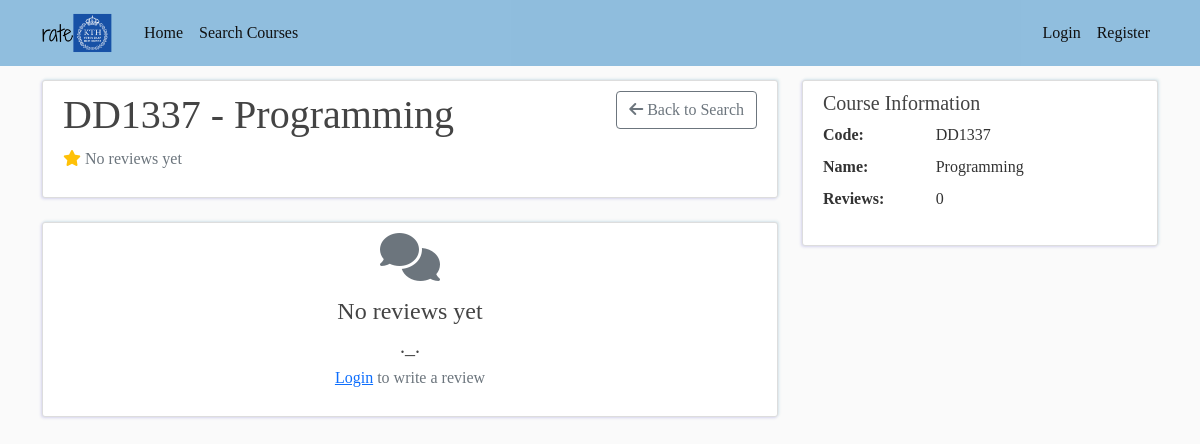
/courses/course/2, run on an earlier commit of the app's database.
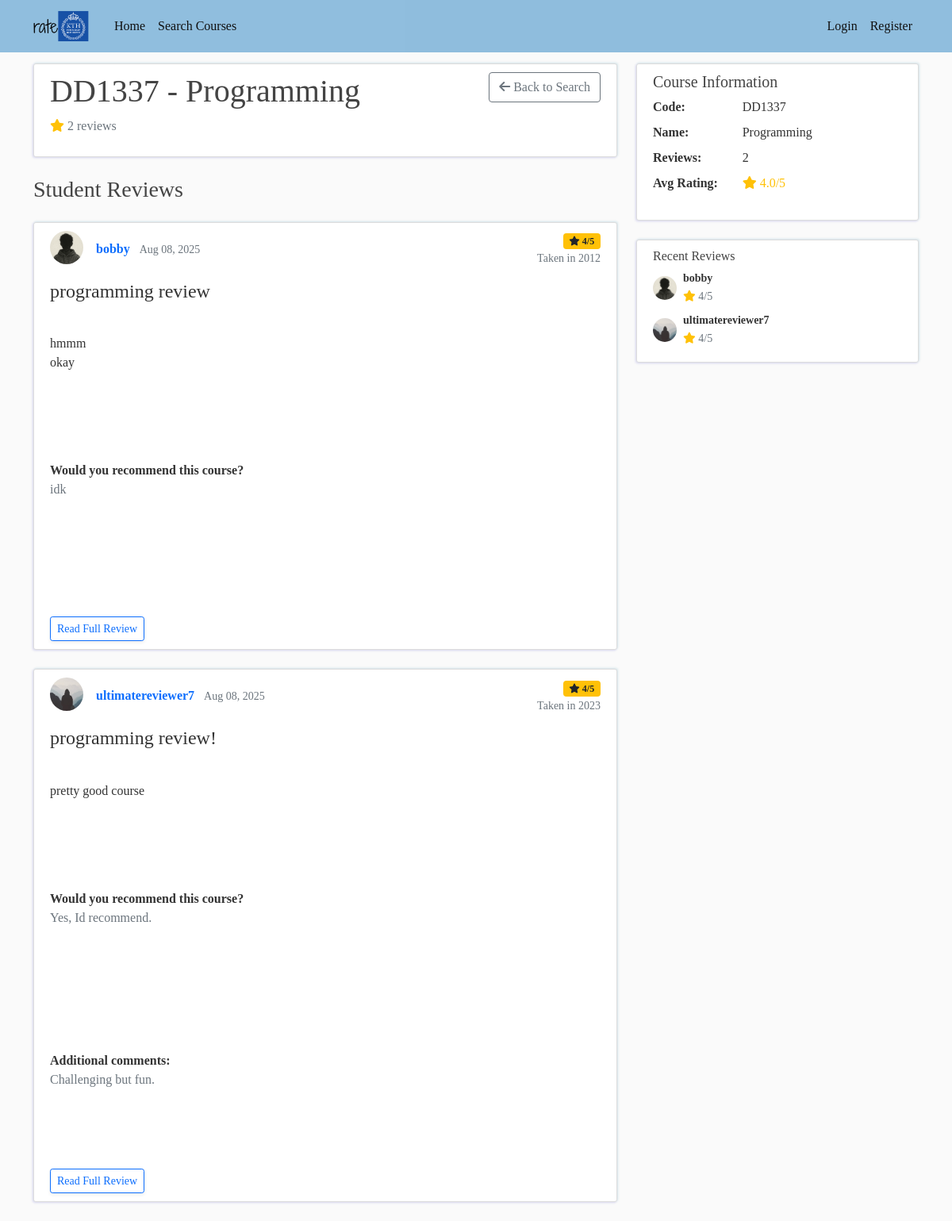
And on a later commit of the database.
### flasknetwork/models.py (models this page shows, shortened)
class Course(db.Model):
    id = db.Column(db.Integer, primary_key=True)
    name = db.Column(db.String(100), nullable=False, index=True)
    code = db.Column(db.String(20), unique=True, nullable=False, index=True)

class Post(db.Model):
    id = db.Column(db.Integer, primary_key=True)
    title = db.Column(db.String(100), nullable=False)
    date_posted = db.Column(db.DateTime, nullable=False, default=datetime.utcnow)
    content = db.Column(db.Text, nullable=False)
    year_taken = db.Column(db.Integer, nullable=False)  # e.g., 2023
    rating = db.Column(db.Integer, nullable=False)  # e.g., 1-
    answer_q1 = db.Column(db.Text, nullable=False)  # e.g., "Yes, I would recommend this course."
    answer_q2 = db.Column(db.Text, nullable=True)
    user_id = db.Column(db.Integer, db.ForeignKey('user.id'), nullable=False)
    course_id = db.Column(db.Integer, db.ForeignKey('course.id'), nullable=False)
    __table_args__ = (db.UniqueConstraint('user_id', 'course_id', name='one_review_per_course'),)
    course = db.relationship('Course', backref='reviews')

class User(db.Model, UserMixin): # the *table* name is 'user' by default, not 'User'
    id = db.Column(db.Integer, primary_key=True)
    username = db.Column(db.String(20), unique=True, nullable=False)
    email = db.Column(db.String(120), unique=True, nullable=False)
    image_file = db.Column(db.String(20), nullable=False, default='default.jpg')
    password = db.Column(db.String(60), nullable=False)
    posts = db.relationship('Post', backref='author', lazy=True)
    email_verified = db.Column(db.Boolean, nullable=False, default=False)
    program_id = db.Column(db.Integer, db.ForeignKey('program.id'), nullable=False)
    program = db.relationship('Program', backref='students')

### flasknetwork/courses/routes.py (the view)
@courses.route('/course/<int:course_id>')
def course_detail(course_id):
    try:
        course = Course.query.get_or_404(course_id)
        reviews = course.reviews
        auth_can_review = (
            current_user.is_authenticated and current_user.can_review(course)
        )
        auth_but_cannot_review = (
            current_user.is_authenticated and not current_user.can_review(course)
        )
        return render_template('courses/detail.html',
                             title=f'{course.code} - {course.name}',
                             course=course,
                             reviews=reviews,
                             auth_can_review=auth_can_review,
                             auth_but_cannot_review=auth_but_cannot_review)
    except SQLAlchemyError as e:
        current_app.logger.error(f"Database error loading course {course_id}: {str(e)}")
        return render_template('errors/500.html'), 500

### flasknetwork/templates/courses/detail.html (shortened to what this page needs)
{% extends "layout.html" %}
{% block content %}
<div class="row">
    <div class="col-lg-8">
        <div class="content-section mb-4">
            <div class="d-flex align-items-start">
                <div class="flex-grow-1">
                    <h1 class="mb-2">{{ course.code }} - {{ course.name }}</h1>
                    <p class="text-muted mb-3">
                        <i class="fas fa-star text-warning"></i>
                        {% if reviews|length == 0 %}
                            No reviews yet
                        {% elif reviews|length == 1 %}
                            1 review
                        {% else %}
                            {{ reviews|length }} reviews
                        {% endif %}
                    </p>
                </div>
                <a href="{{ url_for('courses.search') }}"
                    class="btn btn-outline-secondary">
                    <i class="fas fa-arrow-left"></i> Back to Search
                </a>
            </div>
        </div>
        {% if reviews %}
            <h3 class="mb-4">Student Reviews</h3>
            {% for review in reviews %}
                <article class="content-section mb-4">
                    <div class="d-flex align-items-center mb-3">
                        <img class="rounded-circle review-img me-3"
                             src="{{ url_for('static', filename='profile_pics/' + review.author.image_file) }}"
                             alt="{{ review.author.username }}'s profile picture">
                        <div class="flex-grow-1">
                            <div class="d-flex justify-content-between align-items-center">
                                <div>
                                    <a class="author-link fw-bold" href="{{ url_for('users.user_posts', username=review.author.username) }}">
                                        {{ review.author.username }}
                                    </a>
                                    <small class="text-muted ms-2">{{ review.date_posted.strftime('%b %d, %Y') }}</small>
                                </div>
                                <div class="text-end">
                                    <span class="badge bg-warning text-dark">
                                        <i class="fas fa-star"></i> {{ review.rating }}/5
                                    </span>
                                    <small class="text-muted d-block">Taken in {{ review.year_taken }}</small>
                                </div>
                            </div>
                        </div>
                    </div>
                    <h4 class="mb-3">
                        <a class="review-title" href="{{ url_for('posts.post', post_id=review.id) }}">
                            {{ review.title }}
                        </a>
                    </h4>
                    <div class="review-content">
                        <p class="mb-3">{{ review.content }}</p>
                        {% if review.answer_q1 %}
                            <div class="mb-2">
                                <strong>Would you recommend this course?</strong>
                                <p class="text-muted mb-1">{{ review.answer_q1 }}</p>
                            </div>
                        {% endif %}
                        {% if review.answer_q2 %}
                            <div class="mb-2">
                                <strong>Additional comments:</strong>
                                <p class="text-muted mb-1">{{ review.answer_q2 }}</p>
                            </div>
                        {% endif %}
                    </div>
                    <div class="mt-3">
                        <a href="{{ url_for('posts.post', post_id=review.id) }}" class="btn btn-sm btn-outline-primary shadow-sm">
                            Read Full Review
                        </a>
                    </div>
                </article>
            {% endfor %}
        {% else %}
            <div class="content-section text-center">
                <i class="fas fa-comments fa-3x text-muted mb-3"></i>
                <h4>No reviews yet</h4>
                <h5>._.</h5>
                {% if auth_can_review %}
                    <p class="text-muted mb-4">Be the first to share your experience with {{ course.code }}!</p>
                    <a href="{{ url_for('posts.new_post') }}?course_id={{ course.id }}" class="btn btn-primary">
                        <i class="fas fa-plus"></i> Write the First Review
                    </a>
                {% else %}
                    <p class="text-muted">
                        <a href="{{ url_for('users.login', next=request.url) }}">Login</a> to write a review
                    </p>
                {% endif %}
            </div>
        {% endif %}
    </div>
    <div class="col-lg-4">
        <div class="content-section">
            <h5>Course Information</h5>
            <dl class="row">
                <dt class="col-sm-4">Code:</dt>
                <dd class="col-sm-8">{{ course.code }}</dd>
                <dt class="col-sm-4">Name:</dt>
                <dd class="col-sm-8">{{ course.name }}</dd>
                <dt class="col-sm-4">Reviews:</dt>
                <dd class="col-sm-8">{{ reviews|length }}</dd>
                {% if reviews %}
                    <dt class="col-sm-4">Avg Rating:</dt>
                    <dd class="col-sm-8">
                        {% set avg_rating = (reviews|sum(attribute='rating')) / (reviews|length) %}
                        <span class="text-warning">
                            <i class="fas fa-star"></i> {{ "%.1f"|format(avg_rating) }}/5
                        </span>
                    </dd>
                {% endif %}
            </dl>
        </div>
        {% if reviews %}
            <div class="content-section mt-4">
                <h6>Recent Reviews</h6>
                {% for review in reviews[:3] %}
                    <div class="d-flex align-items-center mb-2">
                        <img class="rounded-circle"
                             src="{{ url_for('static', filename='profile_pics/' + review.author.image_file) }}"
                             alt="Profile" style="width: 30px; height: 30px;">
                        <div class="ms-2 flex-grow-1">
                            <small class="d-block fw-bold">{{ review.author.username }}</small>
                            <small class="text-muted">
                                <i class="fas fa-star text-warning"></i> {{ review.rating }}/5
                            </small>
                        </div>
                    </div>
                {% endfor %}
            </div>
        {% endif %}
    </div>
</div>
{% endblock content %}

### flasknetwork/templates/layout.html (shortened to what this page needs)
<!DOCTYPE html>
<html lang="en">
<head>
    <link href="https://cdn.jsdelivr.net/npm/bootstrap@5.0.2/dist/css/bootstrap.min.css" rel="stylesheet">
    <link rel="stylesheet" href="{{ url_for('static', filename='css/main.css') }}">
    <link rel="stylesheet" href="https://cdnjs.cloudflare.com/ajax/libs/font-awesome/6.4.2/css/all.min.css"
/>
</head>
<body>
    <header class="site-header">
        <nav class="navbar navbar-expand-md navbar-dark bg-steel fixed-top">
            <div class="container">
                <a class="navbar-brand me-4" href="/">
                    <img src="{{ url_for('static', filename='logo/rateKTH_logo.png') }}" alt="rateKTH Logo" id="navbar-logo">
                </a>
                <div class="collapse navbar-collapse" id="navbarToggle">
                    <div class="navbar-nav me-auto">
                        <a class="nav-link" href="{{ url_for('main.home') }}">Home</a>
                        <a class="nav-link" href="{{ url_for('courses.search') }}">Search Courses</a>
                    </div>
                    <div class="navbar-nav">
                        {% if current_user.is_authenticated %}
                            <a class="nav-link" href="{{ url_for('posts.new_post') }}">New Post</a>
                            <a class="nav-link" href="{{ url_for('users.account') }}">Account</a>
                            <a class="nav-link" href="{{ url_for('users.logout') }}">Logout</a>
                        {% else %}
                            <a class="nav-link" href="{{ url_for('users.login') }}">Login</a>
                            <a class="nav-link" href="{{ url_for('users.register') }}">Register</a>
                        {% endif %}
                    </div>
                </div>
            </div>
        </nav>
    </header>
    <main class="container">
        <div class="row">
            <div class="col-md-12">
                {% block content %}{% endblock content %}
            </div>
        </div>
    </main>
</body>
</html>

### flasknetwork/static/css/main.css (style rules this page uses)
body { background: #fafafa; color: #333333; margin-top: 5rem; font-family: Georgia, 'Times New Roman', Times, serif; }
h1, h2, h3, h4, h5, h6 { color: #444444; }
.bg-steel { background-color: #84b7dbe6; }
.site-header .navbar-nav .nav-link { color: #111111; transition: color 0.2s ease, transform 0.2s ease; }
.content-section { background: #ffffff; padding: 10px 20px; border: 1px solid #dddddd; border-radius: 3px; margin-bottom: 20px; box-shadow: -1px 1px 3px 0 rgba(32, 18, 183, 0.15), 1px -1px 3px 0 rgba(30, 132, 157, 0.15); }
a.review-title, a.author-link { text-decoration: none; }
.review-title { color: #333333; word-wrap: break-word; word-break: break-word; hyphens: auto; }
.review-content { white-space: pre-line; }
.review-img { height: 42px; width: 42px; margin-right: 6px; margin-bottom: 4px; vertical-align: middle; }
#navbar-logo { height: 40px; width: auto; display: inline-block; vertical-align: middle; transition: opacity 0.2s ease, transform 0.2s ease; }

What changed in the data, as far as the page shows it:
added Post: image_file (placeholder picture), author.username "bobby", date_posted "Aug 08, 2025", rating "4", year_taken "2012", title "programming review", content "hmmm okay", answer_q1 "idk"
added Post: image_file (placeholder picture), author.username "ultimatereviewer7", date_posted "Aug 08, 2025", rating "4", year_taken "2023", title "programming review!", content "pretty good course", answer_q1 "Yes, Id recommend.", answer_q2 "Challenging but fun."
Also different on the page:
{{ reviews|length }}: (not shown) → "2"
{{ reviews|length }}: "0" → "2"
{{ "%.1f"|format(avg_rating) }}: (not shown) → "4.0"
text no longer shown: "No reviews yet No reviews yet ._. Login to write a review"
text now shown: "reviews Student Reviews Avg Rating: /5 Recent Reviews"
